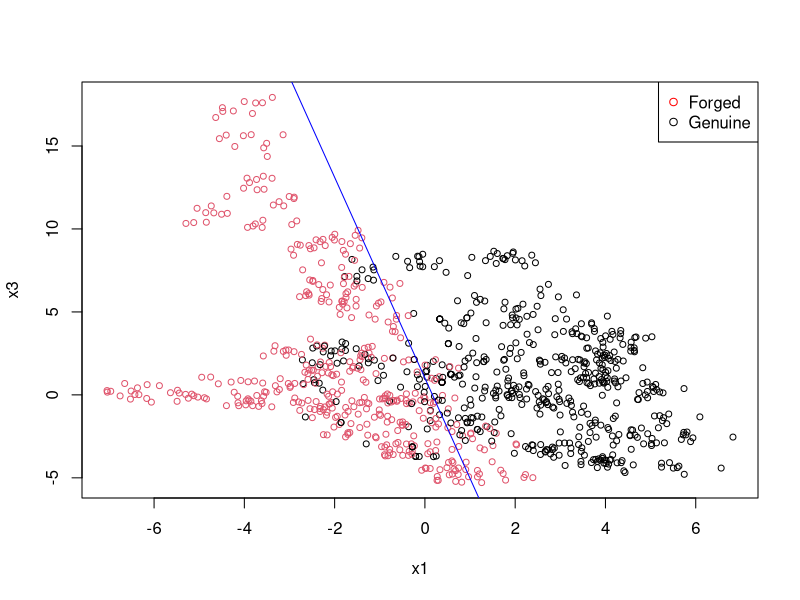
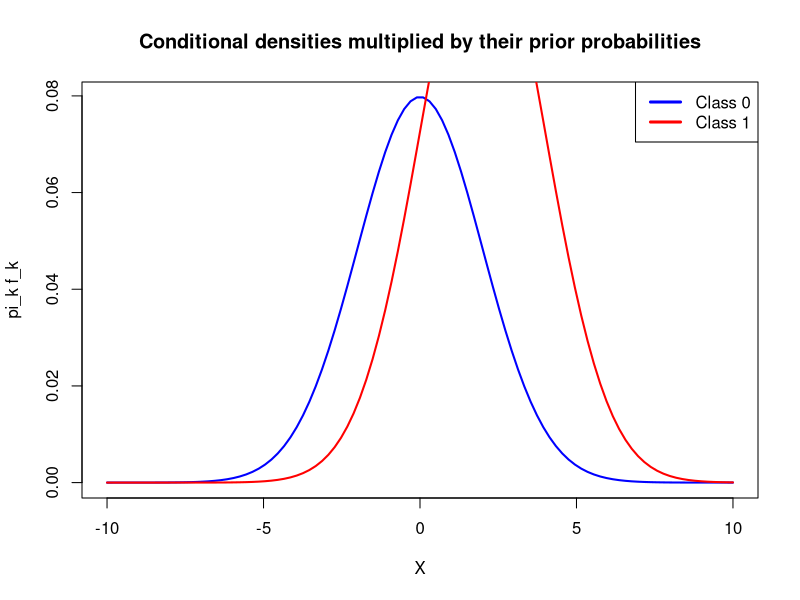

Source code (R) for these figures, in order:
## ---- chunk 1
b0 = -16
b1 = 1.4
b2 = 0.3
x1 = 5
x2 = 36
exp(b0 + b1*x1 + b2*x2)/(1 + exp(b0 + b1*x1 + b2*x2))
## ---- chunk 2
x1 = 10.6 / 1.4
x1
## ---- chunk 3
train = read.csv("BankTrain.csv")
test = read.csv("BankTest.csv")
glm.fit = glm(y~x1+x3, data=train, family=binomial)
summary(glm.fit)
## ---- chunk 4
beta = coef(glm.fit)
plot(train$x1, train$x3, col=train$y + 1, pch=21, cex=0.8, xlab="x1", ylab="x3")
abline(-beta[1]/beta[3], -beta[2]/beta[3], col = "blue")
legend("topright", legend = c("Forged", "Genuine"), col = c("red", "black"), pch = 21, horiz = FALSE)
## ---- chunk 5
glm.probs = predict(glm.fit, test, type="response")
glm.pred = rep(0, 412)
glm.pred[glm.probs>0.5] = 1
table(glm.pred, test$y)
## ---- chunk 6
204/(204 + 32)
152/(24 +152)
mean(glm.pred == test$y)
## ---- chunk 7
glm.probs = predict(glm.fit, test, type="response")
glm.pred = rep(0, 412)
glm.pred[glm.probs>0.3] = 1
table(glm.pred, test$y)
mean(glm.pred == test$y)
## ---- chunk 8
glm.probs = predict(glm.fit, test, type="response")
glm.pred = rep(0, 412)
glm.pred[glm.probs>0.6] = 1
table(glm.pred, test$y)
mean(glm.pred == test$y)
## ---- chunk 9
library(MASS)
lda.fit = lda(y~x1+x3, data = train)
lda.pred = predict(lda.fit, test)
lda.class = lda.pred$class
table(lda.class, test$y)
## ---- chunk 10
mean(lda.class == test$y)
## ---- chunk 11
qda.fit = qda(y~x1+x3, data = train)
qda.pred = predict(qda.fit, test)
qda.class = qda.pred$class
table(qda.class, test$y)
## ---- chunk 12
mean(qda.class == test$y)
## ---- chunk 13
x = seq(-10,10,length=100)
plot(x,0.4*dnorm(x,0,2),col = "blue",type = "l",
main = "Conditional densities multiplied by their prior probabilities",
ylab = "pi_k f_k",xlab = "X",lwd=2)
points(x,0.6*dnorm(x,2,2),col="red",type="l",lwd=2)
legend("topright",legend = c("Class 0", "Class 1"),col = c("blue","red"),lwd = 3,
text.col = "black",horiz = FALSE)
## ---- chunk 14
x = 1 - 2*log(1.5)
x
## ---- chunk 15
Bayeserror = 0.6 * pnorm(0.1890698, 2, 2) + 0.4 * (1 - pnorm(0.1890698, 0, 2))
Bayeserror
